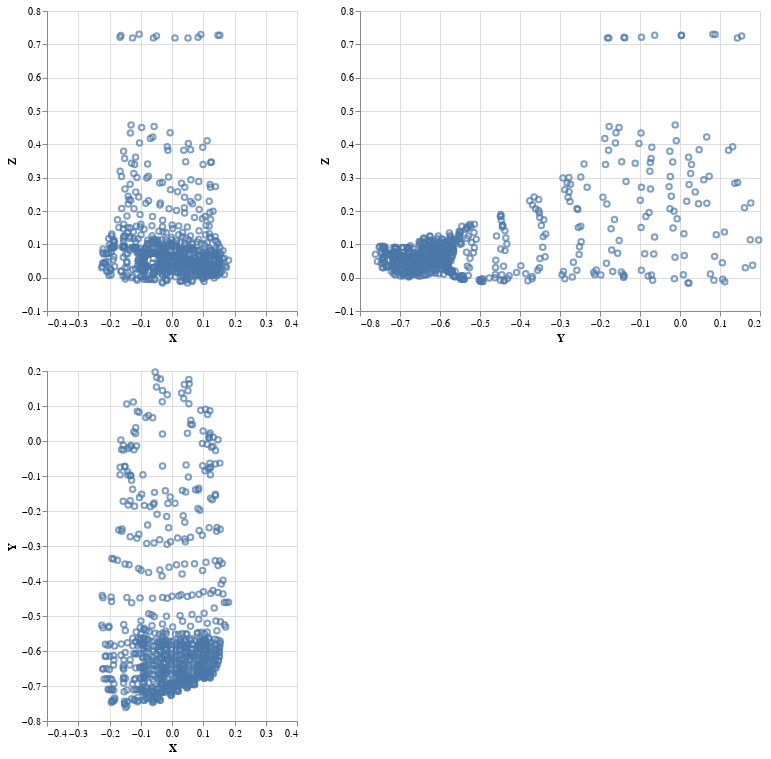

The cell this chart's notebook holds for it:
### Code cell
vertex_point = (xz_point | yz_point) & xy_point
vertex_point

### Figure 1 — Vega specification as saved in the notebook (floating-point values rounded to 4 significant figures; data arrays with more than 128 entries replaced by an {"elided": "..."} marker saying what was removed)
{"$schema": "https://vega.github.io/schema/vega/v5.json", "data": [{"name": "source_0"}, {"name": "data_0", "values": {"elided": "800 records"}}, {"name": "data_1", "values": {"elided": "800 records"}}, {"name": "data_2", "values": {"elided": "800 records"}}], "signals": [{"name": "concat_0_height", "value": 300}, {"name": "concat_0_concat_0_width", "value": 250}, {"name": "concat_0_concat_1_width", "value": 400}, {"name": "concat_1_width", "value": 250}, {"name": "concat_1_height", "value": 350}], "marks": [{"type": "group", "name": "concat_0_group", "marks": [{"type": "group", "name": "concat_0_concat_0_group", "encode": {"update": {"width": {"signal": "concat_0_concat_0_width"}, "height": {"signal": "concat_0_height"}}}, "marks": [{"type": "symbol", "name": "concat_0_concat_0_marks", "from": {"data": "data_0"}, "encode": {"update": {"x": {"field": "X", "scale": "concat_0_concat_0_x"}, "stroke": {"value": "#4c78a8"}, "opacity": {"value": 0.7}, "fill": {"value": "transparent"}, "y": {"field": "Z", "scale": "concat_0_concat_0_y"}}}, "style": ["point"]}], "axes": [{"scale": "concat_0_concat_0_x", "zindex": 0, "orient": "bottom", "aria": false, "gridScale": "concat_0_concat_0_y", "minExtent": 0, "grid": true, "labels": false, "maxExtent": 0, "domain": false, "tickCount": {"signal": "ceil(concat_0_concat_0_width/40)"}, "ticks": false}, {"scale": "concat_0_concat_0_y", "minExtent": 0, "zindex": 0, "tickCount": {"signal": "ceil(concat_0_height/40)"}, "gridScale": "concat_0_concat_0_x", "maxExtent": 0, "ticks": false, "domain": false, "labels": false, "orient": "left", "grid": true, "aria": false}, {"scale": "concat_0_concat_0_x", "labelFlush": true, "orient": "bottom", "labelOverlap": true, "tickCount": {"signal": "ceil(concat_0_concat_0_width/40)"}, "zindex": 0, "title": "X", "grid": false}, {"scale": "concat_0_concat_0_y", "grid": false, "title": "Z", "orient": "left", "labelOverlap": true, "zindex": 0, "tickCount": {"signal": "ceil(concat_0_height/40)"}}], "style": "cell"}, {"type": "group", "name": "concat_0_concat_1_group", "encode": {"update": {"width": {"signal": "concat_0_concat_1_width"}, "height": {"signal": "concat_0_height"}}}, "marks": [{"type": "symbol", "name": "concat_0_concat_1_marks", "from": {"data": "data_1"}, "encode": {"update": {"x": {"field": "Y", "scale": "concat_0_concat_1_x"}, "y": {"field": "Z", "scale": "concat_0_concat_1_y"}, "fill": {"value": "transparent"}, "opacity": {"value": 0.7}, "stroke": {"value": "#4c78a8"}}}, "style": ["point"]}], "axes": [{"scale": "concat_0_concat_1_x", "tickCount": {"signal": "ceil(concat_0_concat_1_width/40)"}, "zindex": 0, "orient": "bottom", "labels": false, "maxExtent": 0, "minExtent": 0, "ticks": false, "gridScale": "concat_0_concat_1_y", "aria": false, "grid": true, "domain": false}, {"scale": "concat_0_concat_1_y", "labels": false, "maxExtent": 0, "minExtent": 0, "orient": "left", "gridScale": "concat_0_concat_1_x", "tickCount": {"signal": "ceil(concat_0_height/40)"}, "zindex": 0, "domain": false, "aria": false, "ticks": false, "grid": true}, {"scale": "concat_0_concat_1_x", "zindex": 0, "labelFlush": true, "title": "Y", "labelOverlap": true, "tickCount": {"signal": "ceil(concat_0_concat_1_width/40)"}, "orient": "bottom", "grid": false}, {"scale": "concat_0_concat_1_y", "zindex": 0, "title": "Z", "orient": "left", "grid": false, "tickCount": {"signal": "ceil(concat_0_height/40)"}, "labelOverlap": true}], "style": "cell"}], "layout": {"padding": 20, "bounds": "full", "align": "each"}}, {"type": "group", "name": "concat_1_group", "encode": {"update": {"width": {"signal": "concat_1_width"}, "height": {"signal": "concat_1_height"}}}, "marks": [{"type": "symbol", "name": "concat_1_marks", "from": {"data": "data_2"}, "encode": {"update": {"x": {"field": "X", "scale": "concat_1_x"}, "opacity": {"value": 0.7}, "y": {"field": "Y", "scale": "concat_1_y"}, "stroke": {"value": "#4c78a8"}, "fill": {"value": "transparent"}}}, "style": ["point"]}], "axes": [{"scale": "concat_1_x", "orient": "bottom", "tickCount": {"signal": "ceil(concat_1_width/40)"}, "ticks": false, "aria": false, "gridScale": "concat_1_y", "grid": true, "domain": false, "labels": false, "maxExtent": 0, "minExtent": 0, "zindex": 0}, {"scale": "concat_1_y", "ticks": false, "gridScale": "concat_1_x", "grid": true, "tickCount": {"signal": "ceil(concat_1_height/40)"}, "domain": false, "zindex": 0, "labels": false, "aria": false, "maxExtent": 0, "orient": "left", "minExtent": 0}, {"scale": "concat_1_x", "labelOverlap": true, "tickCount": {"signal": "ceil(concat_1_width/40)"}, "zindex": 0, "title": "X", "orient": "bottom", "grid": false, "labelFlush": true}, {"scale": "concat_1_y", "orient": "left", "grid": false, "labelOverlap": true, "zindex": 0, "title": "Y", "tickCount": {"signal": "ceil(concat_1_height/40)"}}], "style": "cell"}], "scales": [{"name": "concat_0_concat_0_x", "type": "linear", "domain": [-0.4, 0.4], "range": [0, {"signal": "concat_0_concat_0_width"}], "zero": true}, {"name": "concat_0_concat_0_y", "type": "linear", "domain": [-0.1, 0.8], "range": [{"signal": "concat_0_height"}, 0], "zero": true}, {"name": "concat_0_concat_1_x", "type": "linear", "domain": [-0.8, 0.2], "range": [0, {"signal": "concat_0_concat_1_width"}], "zero": true}, {"name": "concat_0_concat_1_y", "type": "linear", "domain": [-0.1, 0.8], "range": [{"signal": "concat_0_height"}, 0], "zero": true}, {"name": "concat_1_x", "type": "linear", "domain": [-0.4, 0.4], "range": [0, {"signal": "concat_1_width"}], "zero": true}, {"name": "concat_1_y", "type": "linear", "domain": [-0.8, 0.2], "range": [{"signal": "concat_1_height"}, 0], "zero": true}], "padding": 5, "background": "white", "layout": {"padding": 20, "columns": 1, "bounds": "full", "align": "each"}}
